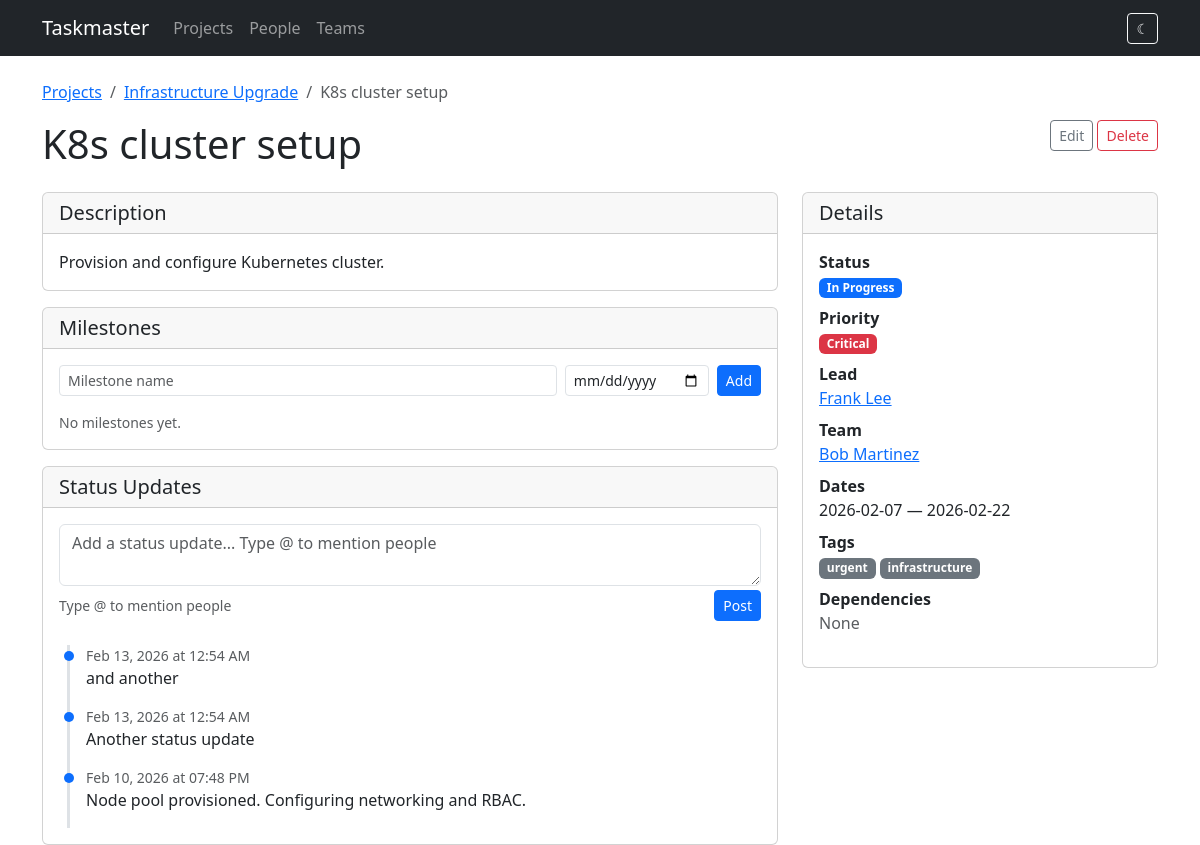
Page /tasks/15 on the earlier database version.
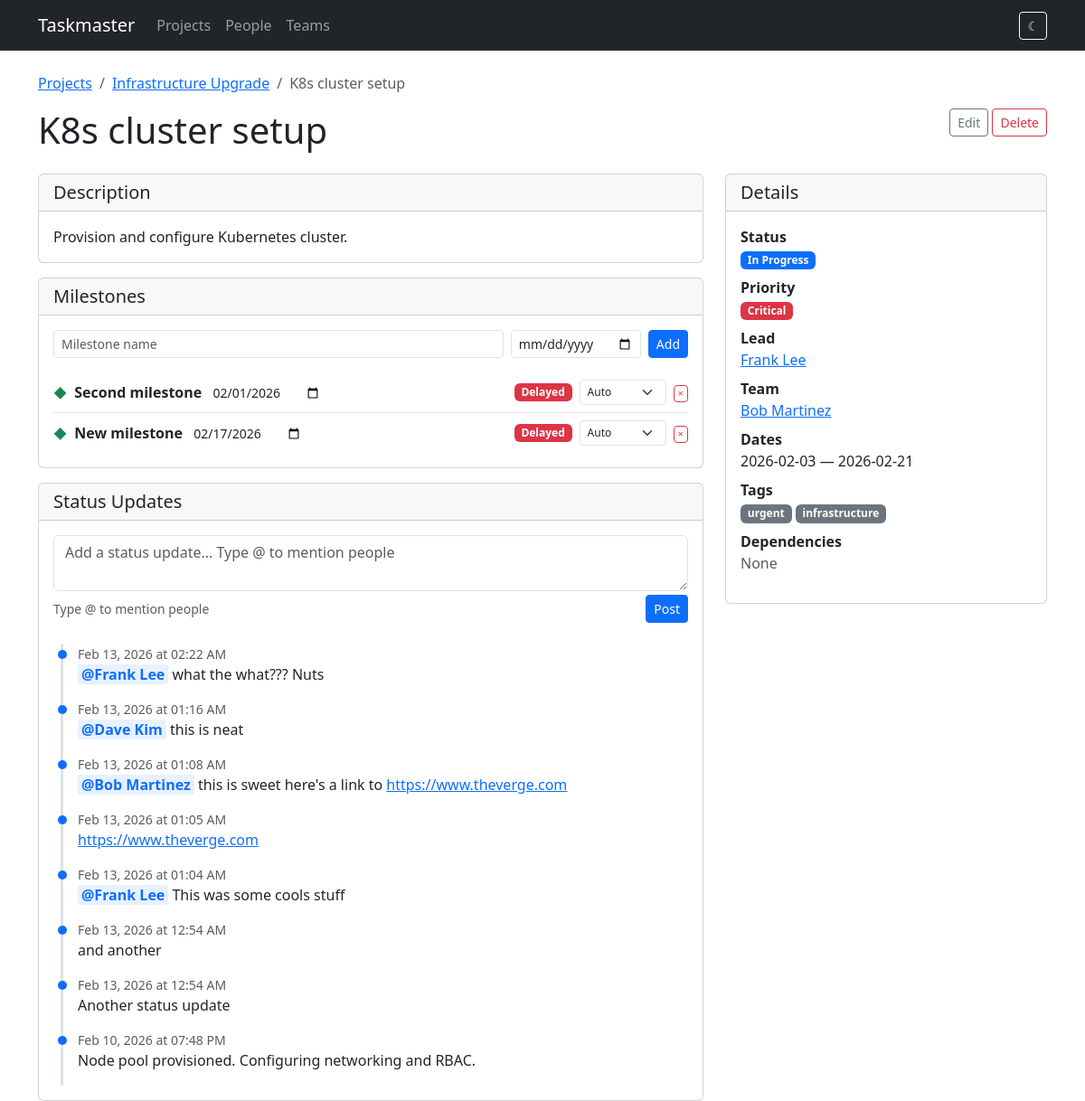
Same page on the later database version.
### models.py (models this page shows, shortened)
class StatusUpdate(db.Model):
    id = db.Column(db.Integer, primary_key=True)
    task_id = db.Column(db.Integer, db.ForeignKey('task.id'), nullable=False)
    content = db.Column(db.Text, nullable=False)
    created_at = db.Column(db.DateTime, default=datetime.utcnow)
    mentions = db.relationship('Person', secondary=status_update_mentions,
                               backref=db.backref('mentioned_in', lazy=True))

class Person(db.Model):
    id = db.Column(db.Integer, primary_key=True)
    name = db.Column(db.String(120), nullable=False)
    email = db.Column(db.String(120))
    team_id = db.Column(db.Integer, db.ForeignKey('team.id'))
    assignments = db.relationship('TaskAssignment', backref='person', lazy=True)

class Task(db.Model):
    id = db.Column(db.Integer, primary_key=True)
    title = db.Column(db.String(200), nullable=False)
    description = db.Column(db.Text)
    project_id = db.Column(db.Integer, db.ForeignKey('project.id'), nullable=False)
    start_date = db.Column(db.Date, nullable=False)
    end_date = db.Column(db.Date, nullable=False)
    status = db.Column(db.String(20), default='todo')  # todo, in_progress, done
    priority = db.Column(db.String(20), default='medium')  # low, medium, high, critical
    assignments = db.relationship('TaskAssignment', backref='task', lazy=True,
                                   cascade='all, delete-orphan')
    tags = db.relationship('Tag', secondary=task_tags, backref=db.backref('tasks', lazy=True))
    milestones = db.relationship('Milestone', backref='task', lazy=True,
                                 order_by='Milestone.date', cascade='all, delete-orphan')
    status_updates = db.relationship('StatusUpdate', backref='task', lazy=True,
                                     order_by='StatusUpdate.created_at.desc()',
                                     cascade='all, delete-orphan')
    dependencies = db.relationship(
        'Task',
        secondary='task_dependency',
        primaryjoin='Task.id == TaskDependency.task_id',
        secondaryjoin='Task.id == TaskDependency.depends_on_id',
        backref=db.backref('dependents', lazy=True),
        lazy=True,
    )
    @property
    def lead(self):
        for a in self.assignments:
            if a.is_lead:
                return a.person
        return None
    @property
    def assignees(self):
        return [a.person for a in self.assignments]

class Tag(db.Model):
    id = db.Column(db.Integer, primary_key=True)
    name = db.Column(db.String(50), unique=True, nullable=False)

class Milestone(db.Model):
    id = db.Column(db.Integer, primary_key=True)
    task_id = db.Column(db.Integer, db.ForeignKey('task.id'), nullable=False)
    name = db.Column(db.String(200), nullable=False)
    date = db.Column(db.Date, nullable=False)
    status_override = db.Column(db.String(20), nullable=True)  # on_track, delayed, on_hold
    @property
    def computed_status(self):
        if self.status_override:
            return self.status_override
        today = date.today()
        if self.task.project.status == 'on_hold':
            return 'on_hold'
        if self.date < today and self.task.status != 'done':
            return 'delayed'
        return 'on_track'

class Project(db.Model):
    id = db.Column(db.Integer, primary_key=True)
    name = db.Column(db.String(200), nullable=False)
    description = db.Column(db.Text)
    start_date = db.Column(db.Date)
    end_date = db.Column(db.Date)
    status = db.Column(db.String(20), default='active')  # active, completed, on_hold
    tasks = db.relationship('Task', backref='project', lazy=True, cascade='all, delete-orphan')

### routes/tasks.py (the view)
@bp.route('/tasks/<int:id>')
def detail(id):
    task = Task.query.get_or_404(id)
    return render_template('tasks/detail.html', task=task)

### templates/tasks/detail.html (shortened to what the changed rows need)
{% extends "base.html" %}
{% block content %}
<nav aria-label="breadcrumb" class="mb-3">
    <ol class="breadcrumb">
        <li class="breadcrumb-item"><a href="{{ url_for('projects.list_projects') }}">Projects</a></li>
        <li class="breadcrumb-item"><a href="{{ url_for('projects.detail', id=task.project.id) }}">{{ task.project.name }}</a></li>
        <li class="breadcrumb-item active">{{ task.title }}</li>
    </ol>
</nav>
<div class="d-flex justify-content-between align-items-start mb-3">
    <h1>{{ task.title }}</h1>
    <div>
        <a href="{{ url_for('tasks.edit_task', id=task.id) }}" class="btn btn-outline-secondary btn-sm">Edit</a>
        <form method="post" action="{{ url_for('tasks.delete_task', id=task.id) }}" class="d-inline"
              onsubmit="return confirm('Delete this task?')">
        </form>
    </div>
</div>
<div class="row g-4">
    <div class="col-md-8">
        {% if task.description %}
        <div class="card mb-3">
            <div class="card-header"><h5 class="mb-0">Description</h5></div>
            <div class="card-body">{{ task.description }}</div>
        </div>
        {% endif %}
        <div class="card mb-3">
            <div class="card-body">
                <form method="post" action="{{ url_for('tasks.add_milestone', id=task.id) }}" class="mb-3">
                    <div class="row g-2 align-items-end">
                    </div>
                </form>
                {% if task.milestones %}
                <div class="list-group list-group-flush">
                    {% for ms in task.milestones %}
                    <div class="list-group-item d-flex justify-content-between align-items-center px-0">
                        <div>
                            <span class="milestone-diamond me-1">&#9670;</span>
                            <strong>{{ ms.name }}</strong>
                            <form method="post" action="{{ url_for('tasks.update_milestone', id=ms.id) }}" class="d-inline ms-2">
                                <input type="date" class="milestone-date-input" name="date" value="{{ ms.date }}"
                                       onchange="this.form.submit()">
                            </form>
                        </div>
                        <div class="d-flex align-items-center gap-2">
                            <span class="badge milestone-{{ ms.computed_status }}">{{ ms.computed_status | replace('_', ' ') | title }}</span>
                            <form method="post" action="{{ url_for('tasks.update_milestone', id=ms.id) }}" class="d-inline">
                                <select name="status_override" class="form-select form-select-sm" style="width:auto; font-size:0.75rem;" onchange="this.form.submit()">
                                    <option value="" {{ 'selected' if not ms.status_override else '' }}>Auto</option>
                                </select>
                            </form>
                            <form method="post" action="{{ url_for('tasks.delete_milestone', id=ms.id) }}" class="d-inline"
                                  onsubmit="return confirm('Delete this milestone?')">
                                <button type="submit" class="btn btn-outline-danger btn-sm py-0 px-1" style="font-size:0.7rem;">&times;</button>
                            </form>
                        </div>
                    </div>
                    {% endfor %}
                </div>
                {% else %}
                <p class="text-muted mb-0 small">No milestones yet.</p>
                {% endif %}
            </div>
        </div>
        <div class="card">
            <div class="card-body">
                {% if task.status_updates %}
                <div class="status-timeline">
                    {% for update in task.status_updates %}
                    <div class="update-item">
                        <div class="text-muted small">{{ update.created_at.strftime('%b %d, %Y at %I:%M %p') }}</div>
                        <div>{{ update.content|render_mentions }}</div>
                    </div>
                    {% endfor %}
                </div>
                {% else %}
                <p class="text-muted mb-0">No status updates yet.</p>
                {% endif %}
            </div>
        </div>
    </div>
    <div class="col-md-4">
        <div class="card">
            <div class="card-body">
                <dl>
                    <dt>Status</dt>
                    <dd><span class="badge badge-{{ task.status }}">{{ task.status | replace('_', ' ') | title }}</span></dd>
                    <dt>Priority</dt>
                    <dd><span class="badge badge-{{ task.priority }}">{{ task.priority | title }}</span></dd>
                    <dt>Lead</dt>
                    <dd>
                        {% if task.lead %}
                        <a href="{{ url_for('people.detail', id=task.lead.id) }}">{{ task.lead.name }}</a>
                        {% else %}
                        <span class="text-muted">No lead</span>
                        {% endif %}
                    </dd>
                    <dt>Team</dt>
                    <dd>
                        {% for person in task.assignees %}
                            {% if not task.lead or person.id != task.lead.id %}
                            <a href="{{ url_for('people.detail', id=person.id) }}" class="d-block">{{ person.name }}</a>
                            {% endif %}
                        {% else %}
                        <span class="text-muted">No members</span>
                        {% endfor %}
                    </dd>
                    <dt>Dates</dt>
                    <dd>{{ task.start_date }} &mdash; {{ task.end_date }}</dd>
                    <dt>Tags</dt>
                    <dd>
                        {% for tag in task.tags %}
                        <span class="badge bg-secondary">{{ tag.name }}</span>
                        {% else %}
                        <span class="text-muted">None</span>
                        {% endfor %}
                    </dd>
                    <dt>Dependencies</dt>
                    <dd>
                        {% for dep in task.dependencies %}
                        <a href="{{ url_for('tasks.detail', id=dep.id) }}" class="d-block">{{ dep.title }}</a>
                        {% else %}
                        <span class="text-muted">None</span>
                        {% endfor %}
                    </dd>
                </dl>
            </div>
        </div>
    </div>
</div>
{% endblock %}

Differences in the rows shown:
changed Task "K8s cluster setup": start_date "2026-02-07" → "2026-02-03"; end_date "2026-02-22" → "2026-02-21"
added Milestone: name "Second milestone", date "02/01/2026", computed_status "Delayed"
added Milestone: name "New milestone", date "02/17/2026", computed_status "Delayed"
added StatusUpdate: created_at "Feb 13, 2026 at 02:22 AM", content|render_mentions "@Frank Lee what the what??? Nuts"
added StatusUpdate: created_at "Feb 13, 2026 at 01:16 AM", content|render_mentions "@Dave Kim this is neat"
added StatusUpdate: created_at "Feb 13, 2026 at 01:08 AM", content|render_mentions "@Bob Martinez this is sweet here's a link to https://www.theverge.com"
added StatusUpdate: created_at "Feb 13, 2026 at 01:05 AM", content|render_mentions "https://www.theverge.com"
added StatusUpdate: created_at "Feb 13, 2026 at 01:04 AM", content|render_mentions "@Frank Lee This was some cools stuff"
Other differences:
text no longer shown: "No milestones yet."
